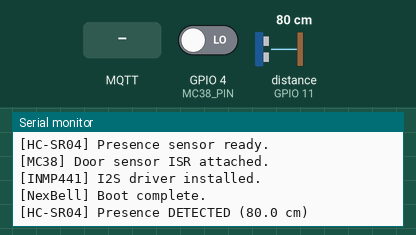
This sketch was run on a simulated ESP32-S3. Shown: the last lines printed to the serial monitor. Wiring (inferred from the names in the program): ultrasonic range finder: trigger GPIO 10; echo GPIO 11. The inputs (shaded band) are chosen by the test bench; at power-on: distance to the obstacle (sensor on GPIO 11) 80 cm, GPIO 4 (MC38_PIN) LOW. The echo pulse lasts 58.3 µs per cm; WiFi joins after 1.5 s; servers stay silent unless stated; I2S audio is not simulated (input reads silence); no MQTT or app messages arrive unless stated.

Above: at 3.2 s.
3.3 s: distance to the obstacle (sensor on GPIO 11) set to 120 cm
At 4.3 s:
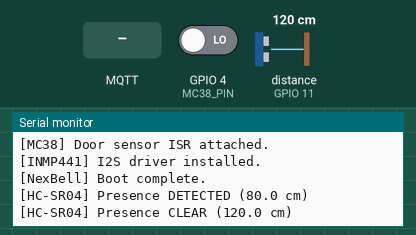
5.0 s: GPIO 4 (MC38_PIN) driven HIGH
At 6.2 s:
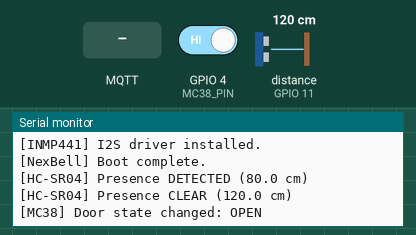
6.5 s: MQTT message "UNLOCK" arrives on the first subscribed topic
At 7.7 s:
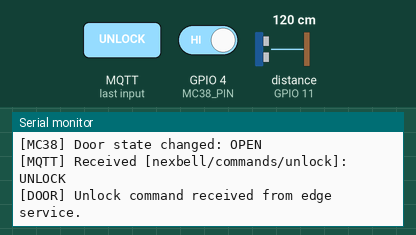
8.0 s: MQTT message "1" arrives on the first subscribed topic
At 9.0 s:
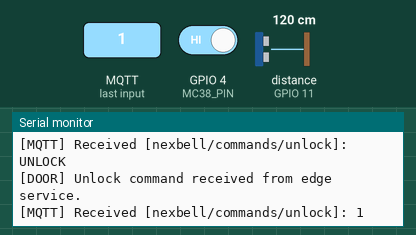
9.5 s: MQTT message "on" arrives on the first subscribed topic
At 10.7 s:
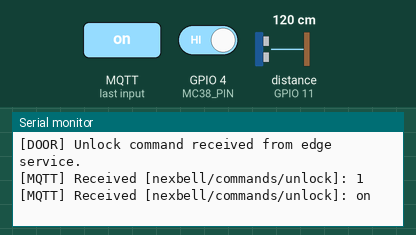
11.0 s: GPIO 4 (MC38_PIN) driven LOW
At 11.8 s:
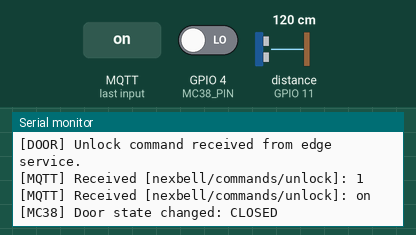

The sketch:

nexbell_firmware.ino
```cpp
/**
 * NexBell ESP32S3 Firmware
 * Main entry point - initialises all hardware modules and the MQTT gateway.
 * Board: ESP32S3
 * Framework: Arduino
 */

#include "src/config/Config.h"
#include "src/wifi/WifiManager.h"
#include "src/mqtt/MqttGateway.h"
#include "src/sensors/PresenceSensor.h"
#include "src/sensors/DoorSensor.h"
#include "src/audio/AudioCapture.h"

// Instantiate modules
WifiManager  wifiManager;
MqttGateway  mqttGateway;
PresenceSensor presenceSensor;
DoorSensor   doorSensor;
AudioCapture  audioCapture;

void setup() {
  Serial.begin(115200);
  delay(500);
  Serial.println("[NexBell] Booting...");

  wifiManager.begin(WIFI_SSID, WIFI_PASSWORD);
  mqttGateway.begin();
  presenceSensor.begin();
  doorSensor.begin();         // attaches interrupt internally
  audioCapture.begin();

  Serial.println("[NexBell] Boot complete.");
}

void loop() {
  wifiManager.maintain();    // non-blocking reconnect if needed
  mqttGateway.maintain();    // keep MQTT alive / process inbound commands

  presenceSensor.poll(mqttGateway);  // HC-SR04 distance poll
  doorSensor.poll(mqttGateway);      // MC38 interrupt drain and publish
  audioCapture.poll(mqttGateway);    // flush audio chunks when a visit is active

  delay(50);
}
```

AudioCapture.h
```cpp
#pragma once
#include <Arduino.h>
#include <driver/i2s.h>
#include "../config/Config.h"
#include "../mqtt/MqttGateway.h"

// Topic for raw audio chunks sent to the edge service
#define TOPIC_AUDIO_CHUNK  "nexbell/audio/chunk"
// Topic to signal the edge service that recording is complete
#define TOPIC_AUDIO_DONE   "nexbell/audio/done"
// Topic the edge service publishes to to trigger recording on the device
#define TOPIC_AUDIO_START  "nexbell/audio/start"

/**
 * INMP441 I2S Microphone Audio Capture
 *
 * Flow:
 *   1. Edge service publishes to `nexbell/audio/start` with the visitRequestId.
 *   2. AudioCapture starts DMA recording for AUDIO_RECORD_SECONDS.
 *   3. Each filled DMA buffer is chunked and published to `nexbell/audio/chunk`
 *      with a JSON envelope: { "id": <visitId>, "seq": <n>, "data": <base64> }
 *   4. When done, publishes an empty payload to `nexbell/audio/done` so the
 *      edge service knows to assemble and upload the full file.
 */
class AudioCapture {
public:
  void begin() {
    i2s_config_t cfg = {
      .mode                 = (i2s_mode_t)(I2S_MODE_MASTER | I2S_MODE_RX),
      .sample_rate          = I2S_SAMPLE_RATE,
      .bits_per_sample      = I2S_BITS_PER_SAMPLE_16BIT,
      .channel_format       = I2S_CHANNEL_FMT_ONLY_LEFT,
      .communication_format = I2S_COMM_FORMAT_STAND_I2S,
      .intr_alloc_flags     = ESP_INTR_FLAG_LEVEL1,
      .dma_buf_count        = 4,
      .dma_buf_len          = I2S_BUFFER_LEN,
      .use_apll             = false,
      .tx_desc_auto_clear   = false,
      .fixed_mclk           = 0,
    };

    i2s_pin_config_t pins = {
      .mck_io_num   = I2S_PIN_NO_CHANGE,
      .bck_io_num   = I2S_SCK_PIN,
      .ws_io_num    = I2S_WS_PIN,
      .data_out_num = I2S_PIN_NO_CHANGE,
      .data_in_num  = I2S_SD_PIN,
    };

    i2s_driver_install(I2S_PORT, &cfg, 0, NULL);
    i2s_set_pin(I2S_PORT, &pins);
    i2s_zero_dma_buffer(I2S_PORT);
    Serial.println("[INMP441] I2S driver installed.");
  }

  /**
   * Called from main loop. When recording is active, reads DMA buffers and
   * publishes chunks. When recording window ends, publishes the done signal.
   */
  void poll(MqttGateway& mqtt) {
    if (!_recording) return;

    if (millis() - _recordStart >= (unsigned long)AUDIO_RECORD_SECONDS * 1000UL) {
      // Recording window elapsed – signal edge service
      _recording = false;
      char donePayload[32];
      snprintf(donePayload, sizeof(donePayload), "{\"id\":%lu}", _visitId);
      mqtt.publish(TOPIC_AUDIO_DONE, donePayload);
      Serial.printf("[INMP441] Recording complete for visitId=%lu\n", _visitId);
      return;
    }

    // Read one DMA buffer
    size_t bytesRead = 0;
    esp_err_t err = i2s_read(I2S_PORT, _rawBuf, sizeof(_rawBuf), &bytesRead, portMAX_DELAY);
    if (err != ESP_OK || bytesRead == 0) return;

    // Simple Base64 encoding for binary-safe MQTT transport
    String b64 = _base64Encode(_rawBuf, bytesRead);

    // Build chunk JSON envelope
    String envelope = "{\"id\":" + String(_visitId) +
                      ",\"seq\":" + String(_seq++) +
                      ",\"data\":\"" + b64 + "\"}"; // keep under 128KB MQTT limit

    mqtt.publish(TOPIC_AUDIO_CHUNK, envelope.c_str());
  }

  /** Called by MqttGateway when `nexbell/audio/start` arrives. Payload = visitRequestId. */
  void startRecording(unsigned long visitId) {
    _visitId     = visitId;
    _seq         = 0;
    _recordStart = millis();
    _recording   = true;
    Serial.printf("[INMP441] Started recording for visitId=%lu\n", visitId);
  }

private:
  bool          _recording   = false;
  unsigned long _visitId     = 0;
  uint16_t      _seq         = 0;
  unsigned long _recordStart = 0;
  uint8_t       _rawBuf[I2S_BUFFER_LEN * 2]; // 16-bit samples

  // ── Minimal Base64 encoder (no external lib required) ────────────
  static const char B64_CHARS[];

  String _base64Encode(const uint8_t* data, size_t len) {
    String out;
    out.reserve(((len + 2) / 3) * 4 + 1);
    for (size_t i = 0; i < len; i += 3) {
      uint32_t b = ((uint32_t)data[i]) << 16;
      if (i + 1 < len) b |= ((uint32_t)data[i + 1]) << 8;
      if (i + 2 < len) b |= data[i + 2];
      out += B64_CHARS[(b >> 18) & 0x3F];
      out += B64_CHARS[(b >> 12) & 0x3F];
      out += (i + 1 < len) ? B64_CHARS[(b >> 6) & 0x3F] : '=';
      out += (i + 2 < len) ? B64_CHARS[b & 0x3F]         : '=';
    }
    return out;
  }
};

const char AudioCapture::B64_CHARS[] =
  "ABCDEFGHIJKLMNOPQRSTUVWXYZabcdefghijklmnopqrstuvwxyz0123456789+/";
```

MqttGateway.h
```cpp
#pragma once
#include <PubSubClient.h>
#include <WiFi.h>
#include "../config/Config.h"

/**
 * Thin wrapper over PubSubClient.
 * Handles connection, subscriptions, and publish helpers.
 * Processes inbound UNLOCK commands and drives the door relay signal
 * (relay/actuator code is excluded per spec – the handler is stubbed for
 * future hardware integration).
 */
class MqttGateway {
public:
  void begin() {
    _client.setClient(_wifiClient);
    _client.setServer(MQTT_BROKER_HOST, MQTT_BROKER_PORT);
    _client.setCallback([this](char* topic, byte* payload, unsigned int length) {
      _onMessage(topic, payload, length);
    });
    _reconnect();
  }

  /** Keep connection alive, process inbound messages. */
  void maintain() {
    if (!_client.connected()) {
      _reconnect();
    }
    _client.loop();
  }

  /** Publish a string payload to a topic. */
  bool publish(const char* topic, const char* payload) {
    if (!_client.connected()) return false;
    return _client.publish(topic, payload);
  }

  /** Publish raw binary bytes (for audio chunks). */
  bool publishBytes(const char* topic, const uint8_t* data, size_t len) {
    if (!_client.connected()) return false;
    return _client.publish(topic, data, len);
  }

  bool isConnected() const { return _client.connected(); }

private:
  WiFiClient   _wifiClient;
  PubSubClient _client;

  void _reconnect() {
    int attempts = 0;
    while (!_client.connected() && attempts < 3) {
      Serial.printf("[MQTT] Connecting to %s:%d ...\n", MQTT_BROKER_HOST, MQTT_BROKER_PORT);
      if (_client.connect(MQTT_CLIENT_ID)) {
        Serial.println("[MQTT] Connected.");
        _client.subscribe(TOPIC_UNLOCK_CMD);
        Serial.printf("[MQTT] Subscribed to %s\n", TOPIC_UNLOCK_CMD);
      } else {
        Serial.printf("[MQTT] Failed (rc=%d), retry in 3s\n", _client.state());
        delay(3000);
      }
      attempts++;
    }
  }

  void _onMessage(char* topic, byte* payload, unsigned int length) {
    String topicStr(topic);
    String msg((char*)payload, length);
    Serial.printf("[MQTT] Received [%s]: %s\n", topic, msg.c_str());

    if (topicStr == TOPIC_UNLOCK_CMD && msg == "UNLOCK") {
      Serial.println("[DOOR] Unlock command received from edge service.");
      // Stub: in production, toggle GPIO relay here.
      // digitalWrite(RELAY_PIN, HIGH); delay(3000); digitalWrite(RELAY_PIN, LOW);
    }
  }
};
```

DoorSensor.h
```cpp
#pragma once
#include <Arduino.h>
#include "../config/Config.h"
#include "../mqtt/MqttGateway.h"

// Forward declaration – ISR needs a global pointer to publish from the interrupt context.
static volatile bool g_doorChanged = false;
static volatile bool g_doorOpen    = false;

void IRAM_ATTR doorISR() {
  g_doorOpen    = (digitalRead(MC38_PIN) == HIGH); // HIGH = open (NO contact broken)
  g_doorChanged = true;
}

/**
 * MC38 Magnetic Door Sensor
 * Uses a hardware GPIO interrupt so state changes are captured instantly
 * without polling overhead. The ISR sets a flag; the main loop publishes.
 */
class DoorSensor {
public:
  void begin() {
    // MC38 output is typically HIGH (open) when the magnet is removed.
    // Use INPUT_PULLDOWN to ensure a stable LOW when the door is closed.
    pinMode(MC38_PIN, INPUT_PULLDOWN);
    attachInterrupt(digitalPinToInterrupt(MC38_PIN), doorISR, CHANGE);
    Serial.println("[MC38] Door sensor ISR attached.");
  }

  /**
   * Call in main loop – drains the ISR flag and publishes the state via MQTT.
   * Kept separate from the ISR to allow safe use of String / PubSubClient.
   */
  void poll(MqttGateway& mqtt) {
    if (!g_doorChanged) return;
    g_doorChanged = false;  // reset before reading to avoid race

    const char* state = g_doorOpen ? "OPEN" : "CLOSED";
    mqtt.publish(TOPIC_DOOR_ALARM, state);
    Serial.printf("[MC38] Door state changed: %s\n", state);
  }
};
```

PresenceSensor.h
```cpp
#pragma once
#include <Arduino.h>
#include "../config/Config.h"
#include "../mqtt/MqttGateway.h"

/**
 * HC-SR04 Ultrasonic Presence Sensor
 * Polls the sensor at a configurable interval and publishes presence state
 * to `nexbell/telemetry/presence` when state changes.
 */
class PresenceSensor {
public:
  void begin() {
    pinMode(HC_TRIG_PIN, OUTPUT);
    pinMode(HC_ECHO_PIN, INPUT);
    Serial.println("[HC-SR04] Presence sensor ready.");
  }

  void poll(MqttGateway& mqtt) {
    unsigned long now = millis();
    if (now - _lastPoll < PRESENCE_POLL_MS) return;
    _lastPoll = now;

    float distance = _measureCm();
    bool detected  = (distance > 0 && distance < PRESENCE_THRESHOLD_CM);

    // Only publish on state change to avoid flooding the broker.
    if (detected != _lastDetected) {
      _lastDetected = detected;
      const char* payload = detected ? "1" : "0";
      mqtt.publish(TOPIC_PRESENCE, payload);
      Serial.printf("[HC-SR04] Presence %s (%.1f cm)\n",
                    detected ? "DETECTED" : "CLEAR", distance);
    }
  }

private:
  unsigned long _lastPoll    = 0;
  bool          _lastDetected = false;

  float _measureCm() {
    // Send 10µs trigger pulse
    digitalWrite(HC_TRIG_PIN, LOW);
    delayMicroseconds(2);
    digitalWrite(HC_TRIG_PIN, HIGH);
    delayMicroseconds(10);
    digitalWrite(HC_TRIG_PIN, LOW);

    // Measure echo duration (timeout 30ms = ~5m max range)
    long duration = pulseIn(HC_ECHO_PIN, HIGH, 30000);
    if (duration == 0) return -1;   // timeout / no echo
    return duration * 0.0343f / 2.0f;
  }
};
```

WifiManager.h
```cpp
#pragma once
#include <WiFi.h>

/**
 * Non-blocking Wi-Fi manager with auto-reconnect.
 */
class WifiManager {
public:
  void begin(const char* ssid, const char* password) {
    _ssid     = ssid;
    _password = password;
    WiFi.mode(WIFI_STA);
    _connect();
  }

  /** Call every loop iteration – reconnects transparently if connection drops. */
  void maintain() {
    if (WiFi.status() != WL_CONNECTED) {
      unsigned long now = millis();
      if (now - _lastAttempt > 5000) {
        Serial.println("[WiFi] Reconnecting...");
        _connect();
        _lastAttempt = now;
      }
    }
  }

  bool isConnected() const { return WiFi.status() == WL_CONNECTED; }

private:
  const char* _ssid;
  const char* _password;
  unsigned long _lastAttempt = 0;

  void _connect() {
    WiFi.disconnect(true);
    WiFi.begin(_ssid, _password);
    Serial.print("[WiFi] Connecting");
    // Block only at startup (setup()), not in maintain().
    unsigned long start = millis();
    while (WiFi.status() != WL_CONNECTED && millis() - start < 8000) {
      delay(250);
      Serial.print(".");
    }
    if (WiFi.status() == WL_CONNECTED) {
      Serial.printf("\n[WiFi] Connected: %s\n", WiFi.localIP().toString().c_str());
    } else {
      Serial.println("\n[WiFi] Failed – will retry.");
    }
  }
};
```

Config.h
```cpp
#pragma once

// ── Wi-Fi credentials ────────────────────────────────────────────
#define WIFI_SSID      "YOUR_WIFI_SSID"
#define WIFI_PASSWORD  "YOUR_WIFI_PASSWORD"

// ── MQTT broker ──────────────────────────────────────────────────
#define MQTT_BROKER_HOST   "192.168.1.100"   // IP of Mosquitto broker
#define MQTT_BROKER_PORT   1883
#define MQTT_CLIENT_ID     "nexbell-esp32s3-door"

// ── MQTT topics ──────────────────────────────────────────────────
#define TOPIC_PRESENCE      "nexbell/telemetry/presence"
#define TOPIC_DOOR_ALARM    "nexbell/alarms/door"
#define TOPIC_UNLOCK_CMD    "nexbell/commands/unlock"

// ── HC-SR04 (Ultrasonic / Presence) ──────────────────────────────
#define HC_TRIG_PIN         10
#define HC_ECHO_PIN         11
#define PRESENCE_THRESHOLD_CM  80    // detect if object within 80 cm
#define PRESENCE_POLL_MS      500    // poll every 500 ms

// ── MC38 (Magnetic door sensor) ──────────────────────────────────
#define MC38_PIN            4        // GPIO connected to MC38 output

// ── INMP441 (I2S Microphone) ─────────────────────────────────────
#define I2S_WS_PIN          5
#define I2S_SCK_PIN         6
#define I2S_SD_PIN          7
#define I2S_PORT            I2S_NUM_0
#define I2S_SAMPLE_RATE     16000
#define I2S_BUFFER_LEN      512      // samples per DMA block
#define AUDIO_CHUNK_SIZE    1024     // bytes per MQTT chunk

// ── Audio capture window ─────────────────────────────────────────
#define AUDIO_RECORD_SECONDS  5
```

Measured:
- after the input at 3.3 s, the serial monitor: prints a new line after 0.30 s (image 1)
- after the input at 5.0 s, the serial monitor: prints a new line at once (image 2)
- after the input at 6.5 s, the serial monitor: prints a new line at once (image 3)
- after the input at 8.0 s, the serial monitor: prints a new line at once (image 4)
- after the input at 9.5 s, the serial monitor: prints a new line at once (image 5)
- after the input at 11.0 s, the serial monitor: prints a new line after 0.05 s (image 6)
